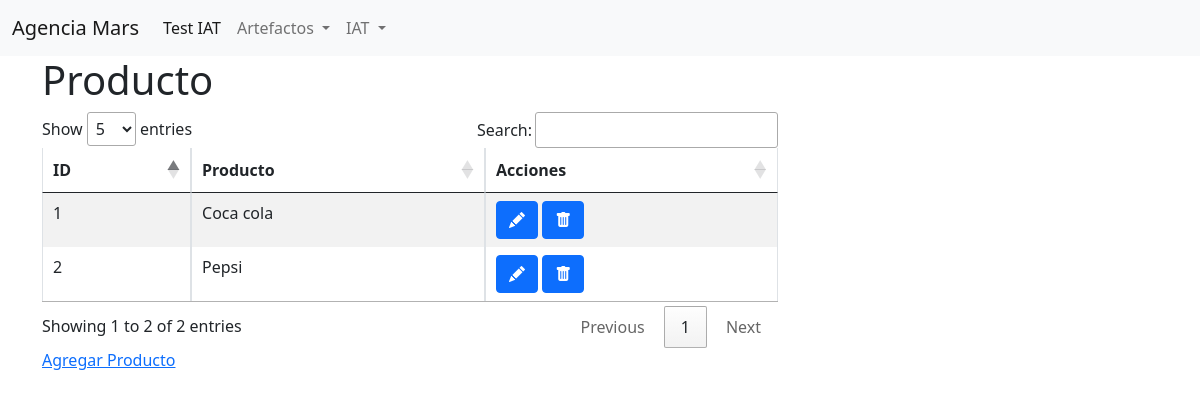
The page /producto/ on the database its author committed.
### test_iat/models.py (models this page shows)
class Producto(models.Model):
    nombre =  models.CharField(max_length=255,unique=True)
    created_at = models.DateTimeField(auto_now_add=True)
    updated_at = models.DateTimeField(auto_now=True)

### test_iat/views.py (the view)
# urls.py: path('producto/', views.producto),
def producto(request):
    productos= Producto.objects.all()
    context = {
    "productos":productos,
    "accion":'default'
    }
    return render(request, 'productos.html', context)

### test_iat/templates/productos.html (shortened to what this page needs)
{% extends './base.html' %}
{% block content %}
    <div class="container">
        {% ifequal accion "default" %}
        <div class="row">
            <div class="col-8">
                <h1>Producto</h1>
                <div class="table-responsive">
                    <table id="shows" class="table table-striped table-bordered" width="100%" >
                        <thead>
                            <tr>
                                <th>ID</th>
                                <th>Producto</th>
                                <th>Acciones</th>
                            </tr>
                        </thead>
                        <tbody>
                        {% for producto in productos %}
                            <tr>
                                <td> {{producto.id}}</td>
                                <td> {{producto.nombre}}</td>
                                <td><span data-placement="top" data-toggle="tooltip" title="Editar">
                                        <a href="/producto/{{producto.id}}/edit" class="btn btn-primary btn-xs" data-title="view" data-toogle="modal" data-target="#view">
                                            <i class="bi bi-pencil-fill"></i>
                                        </a>
                                    </span>
                                    <span data-placement="top" data-toggle="tooltip" title="Delete">
                                        <a href="#" data-href="/producto/{{categoria.id}}/destroy" class="btn btn-primary btn-xs" data-title="view" data-bs-toggle="modal" data-bs-target="#confirm-delete">
                                            <i class="bi bi-trash-fill"></i>
                                        </a>
                                    </span>
                                </td>
                            </tr>
                        {% endfor %}
                        </tbody>
                    </table>
                </div>
            </div>
        </div>
        <div class="row">
            <div class="col-8">
                <a href="/producto/new">Agregar Producto</a>
            </div>
        </div>
        {% endifequal %}
    </div>
{% endblock %}

### rows shown on the page
Producto: id "1", nombre "Coca cola"
Producto: id "2", nombre "Pepsi"
